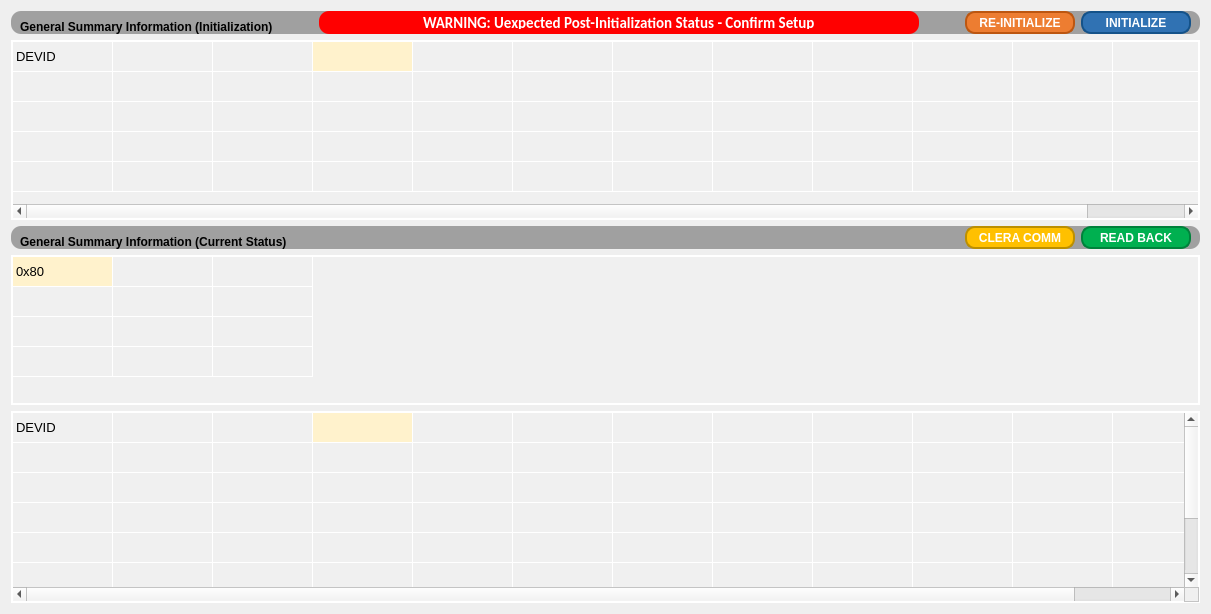
      <widget class="QWidget" name="tab_devMg">
       <attribute name="title">
        <string>DEV MG</string>
       </attribute>
       <layout class="QVBoxLayout" name="verticalLayout_21">
        <item>
         <widget class="QFrame" name="frame_6">
          <property name="maximumSize">
           <size>
            <width>16777215</width>
            <height>23</height>
           </size>
          </property>
          <property name="styleSheet">
           <string notr="true">QFrame {
    background-color: #a0a0a0; /* 设置背景颜色为灰色 */
    border-radius: 10px; /* 设置边框圆角的半径为10px */
}
</string>
          </property>
          <property name="frameShape">
           <enum>QFrame::Box</enum>
          </property>
          <property name="frameShadow">
           <enum>QFrame::Raised</enum>
          </property>
          <layout class="QHBoxLayout" name="horizontalLayout_15">
           <property name="topMargin">
            <number>0</number>
           </property>
           <property name="bottomMargin">
            <number>0</number>
           </property>
           <item>
            <widget class="QLabel" name="label_32">
             <property name="sizePolicy">
              <sizepolicy hsizetype="Preferred" vsizetype="Minimum">
               <horstretch>0</horstretch>
               <verstretch>0</verstretch>
              </sizepolicy>
             </property>
             <property name="minimumSize">
              <size>
               <width>0</width>
               <height>20</height>
              </size>
             </property>
             <property name="maximumSize">
              <size>
               <width>16777215</width>
               <height>23</height>
              </size>
             </property>
             <property name="styleSheet">
              <string notr="true">font: 11pt &quot;Calibri&quot;;
font-weight: 600; /* 设置字体粗细为600 */</string>
             </property>
             <property name="text">
              <string>General Summary Information (Initialization)</string>
             </property>
             <property name="alignment">
              <set>Qt::AlignBottom|Qt::AlignLeading|Qt::AlignLeft</set>
             </property>
            </widget>
           </item>
           <item>
            <spacer name="horizontalSpacer_18">
             <property name="orientation">
              <enum>Qt::Horizontal</enum>
             </property>
             <property name="sizeHint" stdset="0">
              <size>
               <width>40</width>
               <height>20</height>
              </size>
             </property>
            </spacer>
           </item>
           <item>
            <widget class="QLineEdit" name="lineEdit_warnStatusInit_2">
             <property name="minimumSize">
              <size>
               <width>600</width>
               <height>0</height>
              </size>
             </property>
             <property name="maximumSize">
              <size>
               <width>16777215</width>
               <height>16777215</height>
              </size>
             </property>
             <property name="font">
              <font>
               <family>Calibri</family>
               <pointsize>11</pointsize>
               <weight>87</weight>
               <italic>false</italic>
               <bold>true</bold>
              </font>
             </property>
             <property name="styleSheet">
              <string notr="true">QLineEdit {
  font: 11pt &quot;Calibri&quot;; /* 字体 */
  font-weight: 700; /* 字体粗细 */
  color: white; /* 文字颜色 */
  background-color: #ff0000; /* 按钮背景颜色 1*/
border-color: #ce4500; /* 边框颜色 3*/
border-width: 2px; /* 边框宽度 */
    border-radius: 10px; /* 边框圆角半径 */
padding: 5px; /* 内边距 */
}</string>
             </property>
             <property name="text">
              <string>WARNING: Uexpected Post-Initialization Status - Confirm Setup</string>
             </property>
             <property name="frame">
              <bool>false</bool>
             </property>
             <property name="alignment">
              <set>Qt::AlignCenter</set>
             </property>
            </widget>
           </item>
           <item>
            <spacer name="horizontalSpacer_19">
             <property name="orientation">
              <enum>Qt::Horizontal</enum>
             </property>
             <property name="sizeHint" stdset="0">
              <size>
               <width>40</width>
               <height>20</height>
              </size>
             </property>
            </spacer>
           </item>
           <item>
            <widget class="QPushButton" name="pushButton_statusRegReInit_5">
             <property name="minimumSize">
              <size>
               <width>110</width>
               <height>0</height>
              </size>
             </property>
             <property name="maximumSize">
              <size>
               <width>16777215</width>
               <height>16777215</height>
              </size>
             </property>
             <property name="styleSheet">
              <string notr="true">QPushButton {
    background-color: #ED7D31; /* 按钮背景颜色 1*/
    color: white; /* 文字颜色 */
    border-style: solid; /* 边框样式 */
    border-width: 2px; /* 边框宽度 */
    border-radius: 10px; /* 边框圆角半径 */
    border-color: #BC5610; /* 边框颜色 3*/
    padding: 5px; /* 内边距 */
	font: 10pt &quot;Calibri&quot;; /* 字体 */
    font-weight: 600; /* 字体粗细 */
}

QPushButton:hover {
    background-color: #F5B487; /* 悬停时的背景颜色 0*/
}

QPushButton:pressed {
    background-color: #CC5D12; /* 按下时的背景颜色 2*/
}
</string>
             </property>
             <property name="text">
              <string>RE-INITIALIZE</string>
             </property>
            </widget>
           </item>
           <item>
            <widget class="QPushButton" name="pushButton_statusRegInit_5">
             <property name="minimumSize">
              <size>
               <width>110</width>
               <height>0</height>
              </size>
             </property>
             <property name="maximumSize">
              <size>
               <width>16777215</width>
               <height>16777215</height>
              </size>
             </property>
             <property name="styleSheet">
              <string notr="true">QPushButton {
    background-color: #3072B3; /* 按钮背景颜色 */
    color: white; /* 文字颜色 */
    border-style: solid; /* 边框样式 */
    border-width: 2px; /* 边框宽度 */
    border-radius: 10px; /* 边框圆角半径 */
    border-color: #145289; /* 边框颜色 */
    padding: 5px; /* 内边距 */
	font: 10pt &quot;Calibri&quot;; /* 字体 */
    font-weight: 600; /* 字体粗细 */
}

QPushButton:hover {
    background-color: #5591D2; /* 悬停时的背景颜色 */
}

QPushButton:pressed {
    background-color: #1E5A97; /* 按下时的背景颜色 */
}
</string>
             </property>
             <property name="text">
              <string>INITIALIZE</string>
             </property>
            </widget>
           </item>
          </layout>
         </widget>
        </item>
        <item>
         <widget class="QTableWidget" name="table_devMgPage_init">
          <property name="maximumSize">
           <size>
            <width>16777215</width>
            <height>180</height>
           </size>
          </property>
          <property name="styleSheet">
           <string notr="true">QTableWidget {
    border: 2px solid white; /* 边框颜色与粗细调整为2px */
    gridline-color: white; /* 网格线颜色 */
    background-color: #f0f0f0; /* 单元格背景颜色 */
    font-family: &quot;Calibri&quot;; /* 单元格字体 */
    font-size: 10pt; /* 单元格字体大小 */
}

QTableWidget::item {
}

QHeaderView::section {
    background-color: #f0f0f0; /* 表头背景颜色 */
    padding: 5px; /* 表头内边距 */
    border-style: none; /* 表头边框样式 */
    border-bottom: 5px solid white; /* 表头下边框宽度调整为2px */
    border-right: 2px solid white; /* 表头右边框宽度调整为2px */
    font-family: &quot;Calibri&quot;; /* 表头字体 */
    font-size: 10pt; /* 表头字体大小 */
    font-weight: 600; /* 表头字体粗细 */
}

QTableCornerButton::section {
    background-color: #f0f0f0; /* 角落按钮背景颜色 */
    /* 添加其他您需要的样式 */
}
</string>
          </property>
          <attribute name="horizontalHeaderVisible">
           <bool>false</bool>
          </attribute>
          <attribute name="verticalHeaderVisible">
           <bool>false</bool>
          </attribute>
          <attribute name="verticalHeaderMinimumSectionSize">
           <number>30</number>
          </attribute>
          <row>
           <property name="text">
            <string>0</string>
           </property>
          </row>
          <row>
           <property name="text">
            <string>1</string>
           </property>
          </row>
          <row>
           <property name="text">
            <string>新建行</string>
           </property>
          </row>
          <row>
           <property name="text">
            <string>3</string>
           </property>
          </row>
          <row>
           <property name="text">
            <string>4</string>
           </property>
          </row>
          <column>
           <property name="text">
            <string>0</string>
           </property>
          </column>
          <column>
           <property name="text">
            <string>1</string>
           </property>
          </column>
          <column>
           <property name="text">
            <string>2</string>
           </property>
          </column>
          <column>
           <property name="text">
            <string>3</string>
           </property>
          </column>
          <column>
           <property name="text">
            <string>4</string>
           </property>
          </column>
          <column>
           <property name="text">
            <string>5</string>
           </property>
          </column>
          <column>
           <property name="text">
            <string>6</string>
           </property>
          </column>
          <column>
           <property name="text">
            <string>7</string>
           </property>
          </column>
          <column>
           <property name="text">
            <string>8</string>
           </property>
          </column>
          <column>
           <property name="text">
            <string>9</string>
           </property>
          </column>
          <column>
           <property name="text">
            <string>10</string>
           </property>
          </column>
          <column>
           <property name="text">
            <string>11</string>
           </property>
          </column>
          <item row="0" column="0">
           <property name="text">
            <string>DEVID</string>
           </property>
          </item>
          <item row="0" column="3">
           <property name="text">
            <string/>
           </property>
           <property name="background">
            <brush brushstyle="SolidPattern">
             <color alpha="255">
              <red>255</red>
              <green>242</green>
              <blue>204</blue>
             </color>
            </brush>
           </property>
          </item>
         </widget>
        </item>
        <item>
         <widget class="QFrame" name="frame_10">
          <property name="maximumSize">
           <size>
            <width>16777215</width>
            <height>23</height>
           </size>
          </property>
          <property name="styleSheet">
           <string notr="true">QFrame {
    background-color: #a0a0a0; /* 设置背景颜色为灰色 */
    border-radius: 10px; /* 设置边框圆角的半径为10px */
}
</string>
          </property>
          <property name="frameShape">
           <enum>QFrame::Box</enum>
          </property>
          <property name="frameShadow">
           <enum>QFrame::Raised</enum>
          </property>
          <layout class="QHBoxLayout" name="horizontalLayout_25">
           <property name="topMargin">
            <number>0</number>
           </property>
           <property name="bottomMargin">
            <number>0</number>
           </property>
           <item>
            <widget class="QLabel" name="label_33">
             <property name="sizePolicy">
              <sizepolicy hsizetype="Preferred" vsizetype="Minimum">
               <horstretch>0</horstretch>
               <verstretch>0</verstretch>
              </sizepolicy>
             </property>
             <property name="minimumSize">
              <size>
               <width>0</width>
               <height>20</height>
              </size>
             </property>
             <property name="maximumSize">
              <size>
               <width>16777215</width>
               <height>23</height>
              </size>
             </property>
             <property name="styleSheet">
              <string notr="true">font: 11pt &quot;Calibri&quot;;
font-weight: 600; /* 设置字体粗细为600 */</string>
             </property>
             <property name="text">
              <string>General Summary Information (Current Status)</string>
             </property>
             <property name="alignment">
              <set>Qt::AlignBottom|Qt::AlignLeading|Qt::AlignLeft</set>
             </property>
            </widget>
           </item>
           <item>
            <spacer name="horizontalSpacer_20">
             <property name="orientation">
              <enum>Qt::Horizontal</enum>
             </property>
             <property name="sizeHint" stdset="0">
              <size>
               <width>40</width>
               <height>20</height>
              </size>
             </property>
            </spacer>
           </item>
           <item>
            <widget class="QPushButton" name="pushButton_statusRegClear_6">
             <property name="minimumSize">
              <size>
               <width>110</width>
               <height>0</height>
              </size>
             </property>
             <property name="maximumSize">
              <size>
               <width>16777215</width>
               <height>16777215</height>
              </size>
             </property>
             <property name="styleSheet">
              <string notr="true">QPushButton {
    background-color: #FFC000; /* 按钮背景颜色 1*/
    color: white; /* 文字颜色 */
    border-style: solid; /* 边框样式 */
    border-width: 2px; /* 边框宽度 */
    border-radius: 10px; /* 边框圆角半径 */
    border-color: #BC8F00; /* 边框颜色 3*/
    padding: 5px; /* 内边距 */
	font: 10pt &quot;Calibri&quot;; /* 字体 */
    font-weight: 600; /* 字体粗细 */
}

QPushButton:hover {
    background-color: #FFDB69; /* 悬停时的背景颜色 0*/
}

QPushButton:pressed {
    background-color: #DEA900; /* 按下时的背景颜色 2*/
}
</string>
             </property>
             <property name="text">
              <string>CLERA COMM</string>
             </property>
            </widget>
           </item>
           <item>
            <widget class="QPushButton" name="pushButton_statusRegReadBack_6">
             <property name="minimumSize">
              <size>
               <width>110</width>
               <height>0</height>
              </size>
             </property>
             <property name="maximumSize">
              <size>
               <width>16777215</width>
               <height>16777215</height>
              </size>
             </property>
             <property name="styleSheet">
              <string notr="true">QPushButton {
    background-color: #00B050; /* 按钮背景颜色 */
    color: white; /* 文字颜色 */
    border-style: solid; /* 边框样式 */
    border-width: 2px; /* 边框宽度 */
    border-radius: 10px; /* 边框圆角半径 */
    border-color: #00823B; /* 边框颜色 */
    padding: 5px; /* 内边距 */
	font: 10pt &quot;Calibri&quot;; /* 字体 */
    font-weight: 600; /* 字体粗细 */
}

QPushButton:hover {
    background-color: #00EA6A; /* 悬停时的背景颜色 */
}

QPushButton:pressed {
    background-color: #009644; /* 按下时的背景颜色 */
}
</string>
             </property>
             <property name="text">
              <string>READ BACK</string>
             </property>
            </widget>
           </item>
          </layout>
         </widget>
        </item>
        <item>
         <widget class="QTableWidget" name="table_devMgPage_dc">
          <property name="maximumSize">
           <size>
            <width>16777215</width>
            <height>150</height>
           </size>
          </property>
          <property name="styleSheet">
           <string notr="true">QTableWidget {
    border: 2px solid white; /* 边框颜色与粗细调整为2px */
    gridline-color: white; /* 网格线颜色 */
    background-color: #f0f0f0; /* 单元格背景颜色 */
    font-family: &quot;Calibri&quot;; /* 单元格字体 */
    font-size: 10pt; /* 单元格字体大小 */
}

QTableWidget::item {
}

QHeaderView::section {
    background-color: #f0f0f0; /* 表头背景颜色 */
    padding: 5px; /* 表头内边距 */
    border-style: none; /* 表头边框样式 */
    border-bottom: 5px solid white; /* 表头下边框宽度调整为2px */
    border-right: 2px solid white; /* 表头右边框宽度调整为2px */
    font-family: &quot;Calibri&quot;; /* 表头字体 */
    font-size: 10pt; /* 表头字体大小 */
    font-weight: 600; /* 表头字体粗细 */
}

QTableCornerButton::section {
    background-color: #f0f0f0; /* 角落按钮背景颜色 */
    /* 添加其他您需要的样式 */
}
</string>
          </property>
          <attribute name="horizontalHeaderVisible">
           <bool>false</bool>
          </attribute>
          <attribute name="verticalHeaderVisible">
           <bool>false</bool>
          </attribute>
          <attribute name="verticalHeaderMinimumSectionSize">
           <number>30</number>
          </attribute>
          <row>
           <property name="text">
            <string>0</string>
           </property>
          </row>
          <row>
           <property name="text">
            <string>1</string>
           </property>
          </row>
          <row>
           <property name="text">
            <string>新建行</string>
           </property>
          </row>
          <row>
           <property name="text">
            <string>3</string>
           </property>
          </row>
          <column>
           <property name="text">
            <string>0</string>
           </property>
          </column>
          <column>
           <property name="text">
            <string>1</string>
           </property>
          </column>
          <column>
           <property name="text">
            <string>2</string>
           </property>
          </column>
          <item row="0" column="0">
           <property name="text">
            <string>0x80</string>
           </property>
           <property name="background">
            <brush brushstyle="SolidPattern">
             <color alpha="255">
              <red>255</red>
              <green>242</green>
              <blue>204</blue>
             </color>
            </brush>
           </property>
          </item>
         </widget>
        </item>
        <item>
         <widget class="QTableWidget" name="table_devMgPage_cur">
          <property name="styleSheet">
           <string notr="true">QTableWidget {
    border: 2px solid white; /* 边框颜色与粗细调整为2px */
    gridline-color: white; /* 网格线颜色 */
    background-color: #f0f0f0; /* 单元格背景颜色 */
    font-family: &quot;Calibri&quot;; /* 单元格字体 */
    font-size: 10pt; /* 单元格字体大小 */
}

QTableWidget::item {
}

QHeaderView::section {
    background-color: #f0f0f0; /* 表头背景颜色 */
    padding: 5px; /* 表头内边距 */
    border-style: none; /* 表头边框样式 */
    border-bottom: 5px solid white; /* 表头下边框宽度调整为2px */
    border-right: 2px solid white; /* 表头右边框宽度调整为2px */
    font-family: &quot;Calibri&quot;; /* 表头字体 */
    font-size: 10pt; /* 表头字体大小 */
    font-weight: 600; /* 表头字体粗细 */
}

QTableCornerButton::section {
    background-color: #f0f0f0; /* 角落按钮背景颜色 */
    /* 添加其他您需要的样式 */
}
</string>
          </property>
          <attribute name="horizontalHeaderVisible">
           <bool>false</bool>
          </attribute>
          <attribute name="verticalHeaderVisible">
           <bool>false</bool>
          </attribute>
          <attribute name="verticalHeaderMinimumSectionSize">
           <number>30</number>
          </attribute>
          <row>
           <property name="text">
            <string>0</string>
           </property>
          </row>
          <row>
           <property name="text">
            <string>1</string>
           </property>
          </row>
          <row>
           <property name="text">
            <string>新建行</string>
           </property>
          </row>
          <row>
           <property name="text">
            <string>2</string>
           </property>
          </row>
          <row>
           <property name="text">
            <string>3</string>
           </property>
          </row>
          <row>
           <property name="text">
            <string>4</string>
           </property>
          </row>
          <row>
           <property name="text">
            <string>5</string>
           </property>
          </row>
          <row>
           <property name="text">
            <string>6</string>
           </property>
          </row>
          <column>
           <property name="text">
            <string>0</string>
           </property>
          </column>
          <column>
           <property name="text">
            <string>1</string>
           </property>
          </column>
          <column>
           <property name="text">
            <string>2</string>
           </property>
          </column>
          <column>
           <property name="text">
            <string>3</string>
           </property>
          </column>
          <column>
           <property name="text">
            <string>4</string>
           </property>
          </column>
          <column>
           <property name="text">
            <string>5</string>
           </property>
          </column>
          <column>
           <property name="text">
            <string>6</string>
           </property>
          </column>
          <column>
           <property name="text">
            <string>7</string>
           </property>
          </column>
          <column>
           <property name="text">
            <string>8</string>
           </property>
          </column>
          <column>
           <property name="text">
            <string>9</string>
           </property>
          </column>
          <column>
           <property name="text">
            <string>10</string>
           </property>
          </column>
          <column>
           <property name="text">
            <string>11</string>
           </property>
          </column>
          <item row="0" column="0">
           <property name="text">
            <string>DEVID</string>
           </property>
          </item>
          <item row="0" column="3">
           <property name="text">
            <string/>
           </property>
           <property name="background">
            <brush brushstyle="SolidPattern">
             <color alpha="255">
              <red>255</red>
              <green>242</green>
              <blue>204</blue>
             </color>
            </brush>
           </property>
          </item>
         </widget>
        </item>
       </layout>
      </widget>
